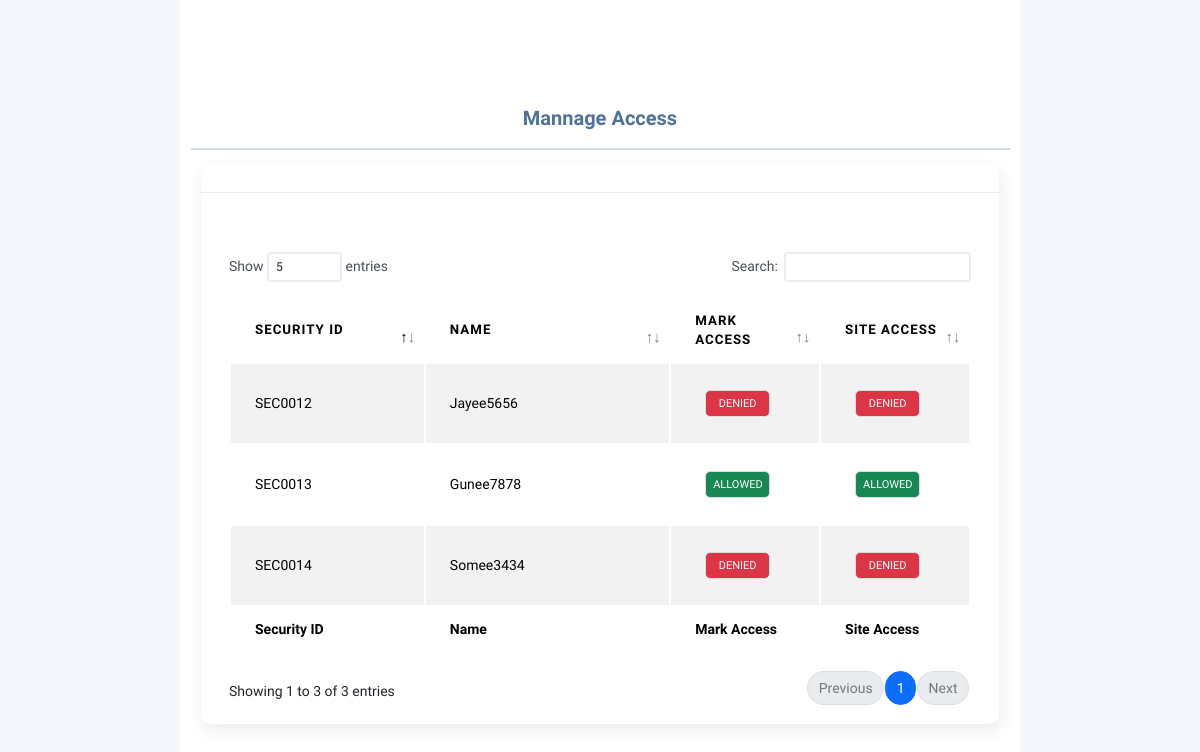
Before: /admin/access_security.php (signed in) with the older database file.
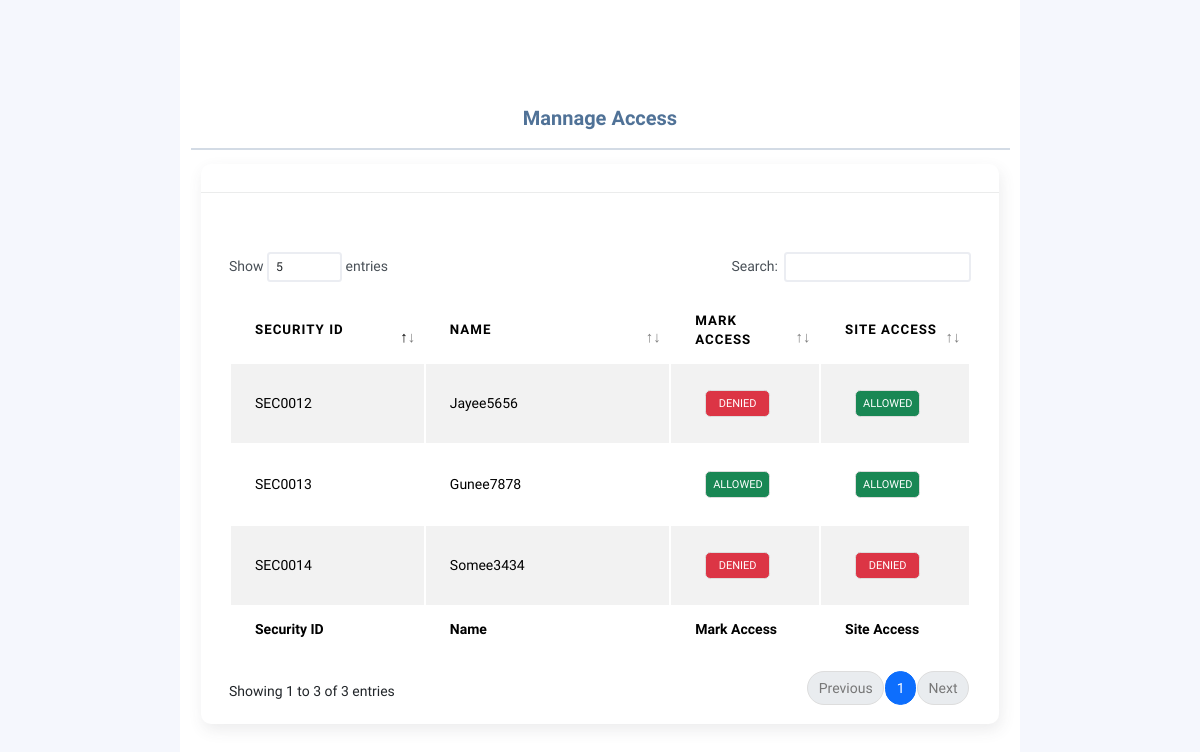
After: the same page with the newer database file.
### tables this page shows
CREATE TABLE `securityperson` (
  `sid` varchar(65) NOT NULL,
  `name` varchar(65) NOT NULL,
  `password` varchar(100) DEFAULT NULL,
  `status` tinyint(1) NOT NULL DEFAULT 0,
  `mark_access` tinyint(1) NOT NULL DEFAULT 0,
  `site_access` tinyint(1) NOT NULL DEFAULT 0
);

### admin/access_security.php (the view, shortened to what the changed rows need)
<?php
  include ('../includes/config.php');
  if(strlen($_SESSION['alogin'])==0){
    header('location:../home/home.php');
  }else{
?>
<!DOCTYPE html>
<html lang="en">
<head>
  <?php
     include '../libraries/styles.php';
     include '../libraries/script.php';?>
</head>
<body>
    <div class="row  m-auto " style="width:70vw; height:100vh; background-color:#ffffff">
      <div>
      <div class="row m-auto mt-0">
            <div class="col-md-12">
              <div class="card">
                <div class="card-body">
                  <table class="mt-5">
                    <div class="table-responsive">
                      <table id="add-row" class="display table table-striped table-hover dataTable" role="grid"
                        aria-describedby="add-row_info">
                        <thead>
                          <tr role="row">
                            <th class="sorting_asc" tabindex="0" aria-controls="add-row" rowspan="1" colspan="1"
                              aria-sort="ascending" aria-label="Name: activate to sort column descending"
                              style="width: 249.613px;">Security ID</th>
                            <th class="sorting" tabindex="0" aria-controls="add-row" rowspan="1" colspan="1"
                              aria-label="Id: activate to sort column ascending" style="width: 363.612px;">Name</th>
                            <th style="width: 120.7px;" class="sorting" tabindex="0" aria-controls="add-row" rowspan="1"
                              colspan="1" aria-label="Action: activate to sort column ascending">Mark Access</th>
                            <th style="width: 120.7px;" class="sorting" tabindex="0" aria-controls="add-row" rowspan="1"
                              colspan="1" aria-label="Action: activate to sort column ascending">Site Access</th>
                          </tr>
                        </thead>
                        <tfoot>
                          <tr>
                            <th rowspan="1" colspan="1">Security ID</th>
                            <th rowspan="1" colspan="1">Name</th>
                            <th rowspan="1" colspan="1">Mark Access</th>
                            <th rowspan="1" colspan="1">Site Access</th>
                          </tr>
                        </tfoot>
                        <tbody>
                          <?php
                          $sql = "SELECT securityperson.sid AS s_id, securityperson.name AS s_name, securityperson.status AS s_status, securityperson.mark_access AS mark_access, securityperson.site_access AS site_access FROM securityperson;";
                          if ($result = $conn->query($sql)) {
                            while($row = $result->fetch_assoc()){
                              echo '<tr role="row" class="odd">';
                              echo '<td>'.$row['s_id'].'</td>';
                              echo '<td>'.$row['s_name'].'</td>';
                              $m_color = !empty($row['mark_access']) ? 'success' : 'danger';
                              $m_access = !empty($row['mark_access']) ? 'ALLOWED' : 'DENIED';
                              $m_checked = !empty($row['mark_access']) ? 'checked' : '';
                              $s_color = !empty($row['site_access']) ? 'success' : 'danger';
                              $s_access = !empty($row['site_access']) ? 'ALLOWED' : 'DENIED';
                              $s_checked = !empty($row['site_access']) ? 'checked' : '';
                              echo '<td>
                              <div class="form-check form-switch">
                                <span class="badge rounded-2 p-2 text-bg-'.$m_color.'" role="button" id="s_access'.$row['s_id'].'" style="cursor: pointer; width:65px;" data-bs-toggle="modal" data-bs-target="#m_access'.$row['s_id'].'" >'.$m_access.' </span>
                            </td>
                            <div class="modal fade" id="m_access'.$row['s_id'].'" tabindex="-1" role="dialog" aria-hidden="true">
                                        <input type="text" name="sid" id="sid" value="'.$row['s_id'].'" style="visibility:hidden">
                                            <input class="form-check-input" type="checkbox" role="switch" id="editMaccess'.$row['s_id'].'" value="1" name="markaccesscheck" '.$m_checked.'>
                                            <label class="form-check-label" for="editMaccess">Permisson '.$row['s_id'].'</label>
                                        <button type="submit" id="markAccessChange'.$row['s_id'].'" name="markAccessChange" class="btn btn-primary">
                                        </button>
                            </div>';
                            echo '<td>
                              <div class="form-check form-switch">
                                <span class="badge rounded-2 p-2 text-bg-'.$s_color.'" role="button" id="s_access'.$row['s_id'].'" style="cursor: pointer; width:65px;" data-bs-toggle="modal" data-bs-target="#s_access'.$row['s_id'].'" >'.$s_access.' </span>
                            </td>
                            <div class="modal fade" id="s_access'.$row['s_id'].'" tabindex="-1" role="dialog" aria-hidden="true">
                                        <input type="text" name="sid" id="sid" value="'.$row['s_id'].'" style="visibility:hidden">
                                            <input class="form-check-input" type="checkbox" role="switch" id="editSaccess'.$row['s_id'].'" value="1" name="siteaccesscheck" '.$s_checked.'>
                                            <label class="form-check-label" for="editSaccess">Permisson '.$row['s_id'].'</label>
                                        <button type="submit" id="siteAccessChange'.$row['s_id'].'" name="siteAccessChange" class="btn btn-primary">
                                        </button>
                            </div>';
                              echo '</tr>';
                            }
                          }
                          ?>
                        </tbody>
                      </table>
                    </div>
                </div>
              </div>
            </div>
          </div>
        </div>
</div>
      </body>
      </html>
      <?php
    }
  ?>

Changed rows visible on the page:
changed securityperson "SEC0012": site_access "DENIED" → "ALLOWED"
